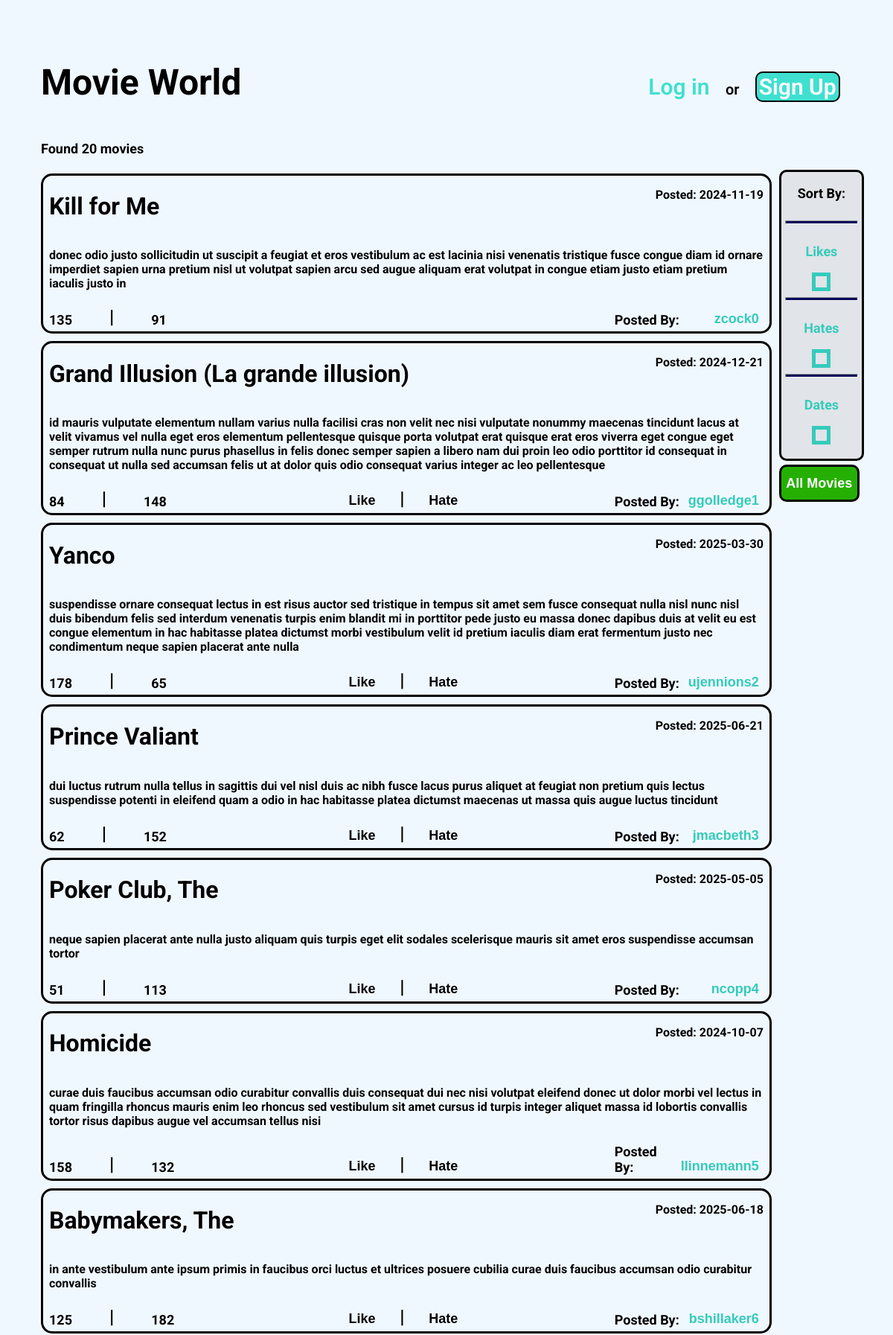
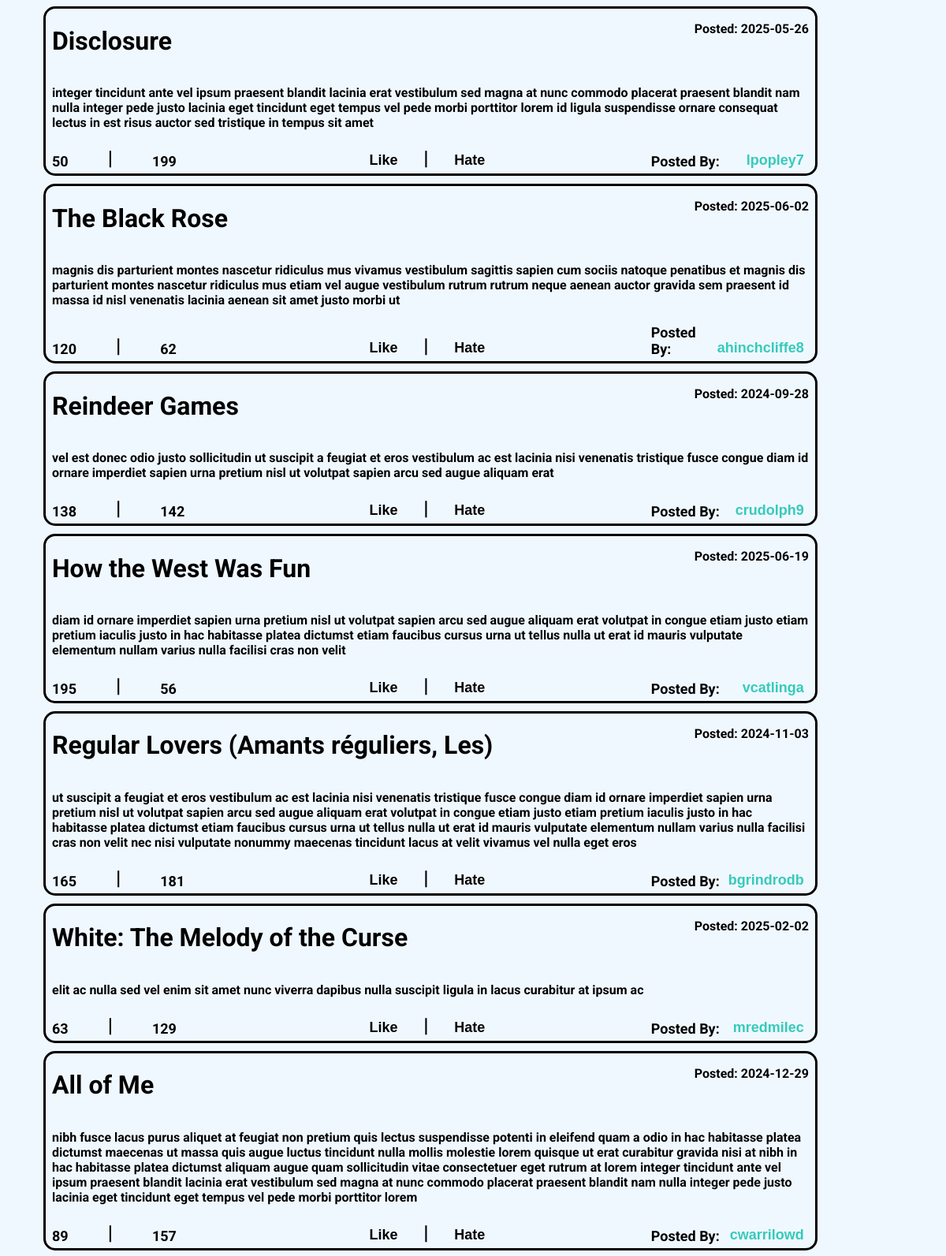
Page /Views/Index.php (upper part) on the committed database (2 pictures, top to bottom).
### tables this page shows
CREATE TABLE `movies` (
  `id` int(11) NOT NULL,
  `title` varchar(255) NOT NULL,
  `description` text DEFAULT NULL,
  `user_name` varchar(255) NOT NULL,
  `publication_date` date NOT NULL,
  `likes` int(11) DEFAULT 0,
  `hates` int(11) DEFAULT 0
);

### Database/DbConnection.php (called while the page is built, shortened)
<?php
class DbConnection
{
    private static $host = "localhost:3306";
    private static $db = "movieworld_db";
    private static $user = "root";
    private static $pass = "";
    private static $charset = "utf8mb4";
    private static $options = [
        PDO::ATTR_ERRMODE => PDO::ERRMODE_EXCEPTION,
        PDO::ATTR_DEFAULT_FETCH_MODE => PDO::FETCH_ASSOC,
        PDO::ATTR_EMULATE_PREPARES => false
    ];
    public static function connect()
    {
        $dsn = "mysql:host=" . self::$host . ";dbname=" . self::$db . ";charset=" . self::$charset;
        try {
            return new PDO($dsn, self::$user, self::$pass, self::$options);
        } catch (PDOException $e) {
            $_SESSION['connectionError'] = "Connection Fail";
        }
        return null;
    }
}

### Services/MovieService.php (called while the page is built, shortened)
<?php
require_once("../Database/DbConnection.php");
class MovieService
{
   private $connection;
   public function __construct()
   {
      $this->connection = DbConnection::connect();
   }
   public function getMoviesData()
   {
      $userName = $_POST['user_name'] ?? null;
      $query = "SELECT * FROM movies";
      $stm = $this->connection->prepare($query);
      $stm->execute();
      $allMovies = $stm->fetchAll($this->connection::FETCH_ASSOC);
   }
public function checkVotes($movieId){
    $votes = $this->getUserVotings();
}
private function getUserVotings(){
   $userName = $_SESSION['user'] ?? null;
   $query = 'SELECT movie_id, is_like, is_hate FROM votings WHERE user_name = :username';
   $stm = $this->connection->prepare( $query) ;
   $stm->execute(['username'=> $userName]);
      return $stm->fetchAll();
}
}

### Views/Index.php (the view, shortened to what this page needs)
<?php
require_once("../Services/MovieService.php");
function displayMovies()
{
    $service = new MovieService();
    $userName = $_SESSION["user"] ?? [];
    $hiddenStyle = (empty($userName)) ? "display: none;" : "";
    $hiddenLikeStyle = "";
    $buttonLikeDisable = "";
    $hiddenHateStyle = "";
    $buttonHateDisable = "";
    foreach ($_SESSION['movies'] as $movie) {
        $isLike = $service->checkVotes($movie['id']);
        echo <<<HTML
            <div class="movieInfo">
                <div class="topSection">
                    <h1>{$movie['title']}</h1>
                    <p>Posted: {$movie['publication_date']}</p>
                </div>
                <div class="middleSection">
                    <p>{$movie['description']}</p>
                </div>
                <div class="bottomSection">
                    <div class="votes">
                        <p>{$movie['likes']}</p>
                        <p id="seperator">|</p>
                        <p>{$movie['hates']}</p>
                    </div>
                    <div class="buttons">
                        <form method="POST" action="../Controllers/MovieController.php?action=addVote">
                            <input type="hidden" name="vote" value="like">
                            <input type="hidden" name="movieId" value="{$movie['id']}">
                            <button type="submit" $buttonLikeDisable style="$hiddenStyle $hiddenLikeStyle">Like</button>
                        </form>
                        <p id="seperator" style="$hiddenStyle">|</p>
                        <form method="POST" action="../Controllers/MovieController.php?action=addVote">
                            <input type="hidden" name="vote" value="hate">
                            <input type="hidden" name="movieId" value="{$movie['id']}">
                            <button type="submit" $buttonHateDisable style="$hiddenStyle $hiddenHateStyle">Hate</button>
                        </form>
                    </div>
                    <div class="username">
                        <p>Posted By: </p>
                        <form method="POST" action="../Controllers/MovieController.php?action=getMoviesData">
                            <input type="hidden" name="user_name" value="{$movie['user_name']}">
                            <button type="submit">{$movie['user_name']}</button>
                        </form>
                    </div>
                </div>
            </div>
        HTML;
        $hiddenLikeStyle = "";
        $buttonLikeDisable = "";
        $hiddenHateStyle = "";
        $buttonHateDisable = "";
        $hiddenStyle = "";
    }
}
function displayHeader()
{
    if (isset($_SESSION['user'])) {
        $userName = $_SESSION['user'] ?? [];
        echo <<<HTML
        <div class="UserHeader">
            <p><span id="welcomeSpan">Welcome Back</span><span id="usernameSpan">$userName</span></p>
            <div class="Logout">
                <form method="POST" action="../Controllers/UserController.php?action=logout">
                    <button type="submit">Logout</button>
                </form>
            </div>
        </div>
        HTML;
    } else {
        echo <<<HTML
            <div class="IndexHeader">
                <a href="Login.php"><span id="loginSpan">Log in</span></a>
                <p>or</p>
                <a href="Signup.php"><span id="singupSpan">Sign Up</span></a>
            </div>
        HTML;
    }
}
function displayTotalMovies()
{
    if(!isset($_SESSION['movies'])) {
        $service = new MovieService();
        $service->getMoviesData();
    }
    $movies = $_SESSION['movies'] ?? [];
    $totalMovies = count($movies);
    echo <<<HTML
        <p>Found $totalMovies movies</p>
    HTML;
}
function displayMainBodyRightSection()
{
    if (isset($_SESSION['user'])) {
        echo <<<HTML
            <div class="AddMovie">
                    <a href="AddMovie.php"><button type="submit">New Movie</button></a>
            </div>
            <div class="filters">
                <div class="sortBy">
                    <div class="row">
                        <p>Sort By:</p>
                    </div>
                    <hr>
                </div>
                <div class="likes">
                    <div class="row">
                        <p id="filterRow">Likes</p>
                        <form method="POST" action="../Controllers//MovieController.php?action=sortMovies">
                            <input type="hidden" name="sort" value="likes">
                            <button type="submit"></button>
                        </form>
                    </div>
                    <hr>
                </div>
                <div class="hates">
                    <div class="row">
                        <p id="filterRow">Hates</p>
                        <form method="POST" action="../Controllers//MovieController.php?action=sortMovies">
                            <input type="hidden" name="sort" value="hates">
                            <button type="submit"></button>
                        </form>
                    </div>
                    <hr>
                </div>
                <div class="dates">
                    <div class="row">
                        <p id="filterRow">Dates</p>
                        <form method="POST" action="../Controllers//MovieController.php?action=sortMovies">
                            <input type="hidden" name="sort" value="publication_date">
                            <button type="submit"></button>
                        </form>
                    </div>
                </div>
            </div>
            <div class="AllMovies">
                <form method="POST" action="../Controllers/MovieController.php?action=getMoviesData">
                    <button type="submit">All Movies</button>
                </form>
            </div>
        HTML;
    } else {
        echo <<<HTML
            <div class="filters">
                <div class="sortBy">
                    <div class="row">
                        <p>Sort By:</p>
                    </div>
                    <hr>
                </div>
                <div class="likes">
                    <div class="row">
                        <p id="filterRow">Likes</p>
                        <form method="POST" action="../Controllers/MovieController.php?action=sortMovies">
                            <input type="hidden" name="sort" value="likes">
                            <button type="submit"></button>
                        </form>
                    </div>
                    <hr>
                </div>
                <div class="hates">
                    <div class="row">
                        <p id="filterRow">Hates</p>
                        <form method="POST" action="../Controllers/MovieController.php?action=sortMovies">
                            <input type="hidden" name="sort" value="hates">
                            <button type="submit"></button>
                        </form>
                    </div>
                    <hr>
                </div>
                <div class="dates">
                    <div class="row">
                        <p id="filterRow">Dates</p>
                        <form method="POST" action="../Controllers/MovieController.php?action=sortMovies">
                            <input type="hidden" name="sort" value="publication_date">
                            <button type="submit"></button>
                        </form>
                    </div>
                </div>
            </div>
            <div class="AllMovies">
                <a href="Index.php"><button>All Movies</button></a>
            </div>
        HTML;
    }
}
?>
<!DOCTYPE html>
<html lang="en-US">
<head>
    <link rel="stylesheet" href="../Styles/Index.css">
</head>
<body>
    <div class="header">
        <h1>Movie World</h1>
        <?= displayHeader() ?>
    </div>
    <div class="totalMovies">
        <?= displayTotalMovies() ?>
    </div>
    <div class="mainBody">
        <div class="movies">
            <?= displayMovies() ?>
        </div>
        <div class="rightSection">
            <?= displayMainBodyRightSection() ?>
        </div>
    </div>
</body>
</html>

### Styles/Index.css (style rules this page uses)
body { margin: 50px; padding-left: 5px; background-color: aliceblue; font-family: 'Roboto', sans-serif; }
a { text-decoration: none; color: inherit; }
.header { display: flex; flex-wrap: wrap; flex-direction: row; justify-content: space-between; align-items: baseline; }
.header h1 { font-size: 48px; }
.header .IndexHeader { width: 300px; display: flex; flex-wrap: wrap; flex-direction: row; justify-content: space-evenly; align-items: baseline; font-weight: 600; }
.header #loginSpan { color: turquoise; font-size: 30px; }
.header #singupSpan { padding: 1px 3px 1px 3px; border: 2px black solid; border-radius: 10px; background-color: turquoise; color: white; font-size: 30px; }
.header p { font-size: 20px; }
.totalMovies { display: flex; justify-content: flex-start; font-size: large; font-weight: bold; }
.mainBody { display: flex; flex-direction: row; justify-content: space-evenly; }
.mainBody .movies { width: 200%; display: flex; flex-direction: column; }
.movies .movieInfo { height: 100%; padding: 0px 8px 0px 8px; margin: 5px 0px 5px 0px; border: 3px solid black; border-radius: 15px; display: flex; flex-direction: column; justify-content: center; }
.movies .movieInfo p, button { font-weight: bolder; }
.movieInfo .topSection { display: flex; flex-direction: row; justify-content: space-between; }
.movieInfo .bottomSection { display: flex; flex-direction: row; justify-content: space-between; padding-bottom: 5px; }
.bottomSection [class] { display: flex; flex-direction: row; align-items: flex-end; width: 20%; }
.bottomSection .votes { justify-content: flex-start; gap: 50px; }
.bottomSection .buttons { justify-content: space-evenly; align-self: flex-end; gap: 10px; }
.bottomSection .buttons button { background-color: transparent; border: none; font-size: 18px; cursor: pointer; border-radius: 10px; transition: background-color 0.3s ease; }
.bottomSection p { margin: 5px 0px 0px 0px; font-size: 18px; }
.bottomSection #seperator { font-size: 25px; }
.bottomSection .username { display: flex; justify-content: space-between; width: 200px; }
.bottomSection .username button { border: none; font-size: large; background-color: transparent; color: rgb(53, 203, 188); cursor: pointer; }
.rightSection { width: 20%; height: 500px; padding: 0px 5px 0px 5px; margin-left: 5px; display: flex; flex-direction: column; }
.filters { background-color: rgb(225, 228, 232); border: 3px solid black; border-radius: 10px; width: 100%; height: 385px; padding: 0px 5px 0px 5px; display: flex; flex-direction: column; }
.filters .row { display: flex; flex-direction: row; gap: 38%; align-items: baseline; flex-wrap: wrap; justify-content: space-evenly; box-sizing: border-box; font-size: large; font-weight: bold; }
#filterRow { color: rgb(53, 203, 188); }
.filters .row button { border: 5px solid rgb(53, 203, 188); height: 25px; width: 25px; background-color: transparent; cursor: pointer; }
.filters hr { height: 3px; background-color: rgb(3, 3, 90); }
.rightSection .AllMovies button { background-color: rgb(38, 175, 3); color: white; font-size: large; border: 3px solid black; border-radius: 10px; width: 110%; padding: 0px 5px 0px 5px; margin-top: 5px; height: 50px; transition: background-color 0.3s ease; cursor: pointer; }

### rows in the picture
movies: title "Kill for Me", publication_date "2024-11-19", description "donec odio justo sollicitudin ut suscipit a feugiat et eros vestibulum ac est lacinia nisi venenatis tristique fusce congue diam id ornare imperdiet sapien urna pretium nisl ut volutpat sapien arcu sed augue aliquam erat volutpat in congue etiam justo etiam pretium iaculis justo in", likes "135", hates "91", user_name "zcock0"
movies: title "Grand Illusion (La grande illusion)", publication_date "2024-12-21", description "id mauris vulputate elementum nullam varius nulla facilisi cras non velit nec nisi vulputate nonummy maecenas tincidunt lacus at velit vivamus vel nulla eget eros elementum pellentesque quisque porta volutpat erat quisque erat eros viverra eget congue eget semper rutrum nulla nunc purus phasellus in felis donec semper sapien a libero nam dui proin leo odio porttitor id consequat in consequat ut nulla sed accumsan felis ut at dolor quis odio consequat varius integer ac leo pellentesque", likes "84", hates "148", user_name "ggolledge1"
movies: title "Yanco", publication_date "2025-03-30", description "suspendisse ornare consequat lectus in est risus auctor sed tristique in tempus sit amet sem fusce consequat nulla nisl nunc nisl duis bibendum felis sed interdum venenatis turpis enim blandit mi in porttitor pede justo eu massa donec dapibus duis at velit eu est congue elementum in hac habitasse platea dictumst morbi vestibulum velit id pretium iaculis diam erat fermentum justo nec condimentum neque sapien placerat ante nulla", likes "178", hates "65", user_name "ujennions2"
movies: title "Prince Valiant", publication_date "2025-06-21", description "dui luctus rutrum nulla tellus in sagittis dui vel nisl duis ac nibh fusce lacus purus aliquet at feugiat non pretium quis lectus suspendisse potenti in eleifend quam a odio in hac habitasse platea dictumst maecenas ut massa quis augue luctus tincidunt", likes "62", hates "152", user_name "jmacbeth3"
movies: title "Poker Club, The", publication_date "2025-05-05", description "neque sapien placerat ante nulla justo aliquam quis turpis eget elit sodales scelerisque mauris sit amet eros suspendisse accumsan tortor", likes "51", hates "113", user_name "ncopp4"
movies: title "Homicide", publication_date "2024-10-07", description "curae duis faucibus accumsan odio curabitur convallis duis consequat dui nec nisi volutpat eleifend donec ut dolor morbi vel lectus in quam fringilla rhoncus mauris enim leo rhoncus sed vestibulum sit amet cursus id turpis integer aliquet massa id lobortis convallis tortor risus dapibus augue vel accumsan tellus nisi", likes "158", hates "132", user_name "llinnemann5"
movies: title "Babymakers, The", publication_date "2025-06-18", description "in ante vestibulum ante ipsum primis in faucibus orci luctus et ultrices posuere cubilia curae duis faucibus accumsan odio curabitur convallis", likes "125", hates "182", user_name "bshillaker6"
movies: title "Disclosure", publication_date "2025-05-26", description "integer tincidunt ante vel ipsum praesent blandit lacinia erat vestibulum sed magna at nunc commodo placerat praesent blandit nam nulla integer pede justo lacinia eget tincidunt eget tempus vel pede morbi porttitor lorem id ligula suspendisse ornare consequat lectus in est risus auctor sed tristique in tempus sit amet", likes "50", hates "199", user_name "lpopley7"
movies: title "The Black Rose", publication_date "2025-06-02", description "magnis dis parturient montes nascetur ridiculus mus vivamus vestibulum sagittis sapien cum sociis natoque penatibus et magnis dis parturient montes nascetur ridiculus mus etiam vel augue vestibulum rutrum rutrum neque aenean auctor gravida sem praesent id massa id nisl venenatis lacinia aenean sit amet justo morbi ut", likes "120", hates "62", user_name "ahinchcliffe8"
movies: title "Reindeer Games", publication_date "2024-09-28", description "vel est donec odio justo sollicitudin ut suscipit a feugiat et eros vestibulum ac est lacinia nisi venenatis tristique fusce congue diam id ornare imperdiet sapien urna pretium nisl ut volutpat sapien arcu sed augue aliquam erat", likes "138", hates "142", user_name "crudolph9"
movies: title "How the West Was Fun", publication_date "2025-06-19", description "diam id ornare imperdiet sapien urna pretium nisl ut volutpat sapien arcu sed augue aliquam erat volutpat in congue etiam justo etiam pretium iaculis justo in hac habitasse platea dictumst etiam faucibus cursus urna ut tellus nulla ut erat id mauris vulputate elementum nullam varius nulla facilisi cras non velit", likes "195", hates "56", user_name "vcatlinga"
movies: title "Regular Lovers (Amants réguliers, Les)", publication_date "2024-11-03", description "ut suscipit a feugiat et eros vestibulum ac est lacinia nisi venenatis tristique fusce congue diam id ornare imperdiet sapien urna pretium nisl ut volutpat sapien arcu sed augue aliquam erat volutpat in congue etiam justo etiam pretium iaculis justo in hac habitasse platea dictumst etiam faucibus cursus urna ut tellus nulla ut erat id mauris vulputate elementum nullam varius nulla facilisi cras non velit nec nisi vulputate nonummy maecenas tincidunt lacus at velit vivamus vel nulla eget eros", likes "165", hates "181", user_name "bgrindrodb"
movies: title "White: The Melody of the Curse", publication_date "2025-02-02", description "elit ac nulla sed vel enim sit amet nunc viverra dapibus nulla suscipit ligula in lacus curabitur at ipsum ac", likes "63", hates "129", user_name "mredmilec"
movies: title "All of Me", publication_date "2024-12-29", description "nibh fusce lacus purus aliquet at feugiat non pretium quis lectus suspendisse potenti in eleifend quam a odio in hac habitasse platea dictumst maecenas ut massa quis augue luctus tincidunt nulla mollis molestie lorem quisque ut erat curabitur gravida nisi at nibh in hac habitasse platea dictumst aliquam augue quam sollicitudin vitae consectetuer eget rutrum at lorem integer tincidunt ante vel ipsum praesent blandit lacinia erat vestibulum sed magna at nunc commodo placerat praesent blandit nam nulla integer pede justo lacinia eget tincidunt eget tempus vel pede morbi porttitor lorem", likes "89", hates "157", user_name "cwarrilowd"

### other values in the picture
$totalMovies "20"
